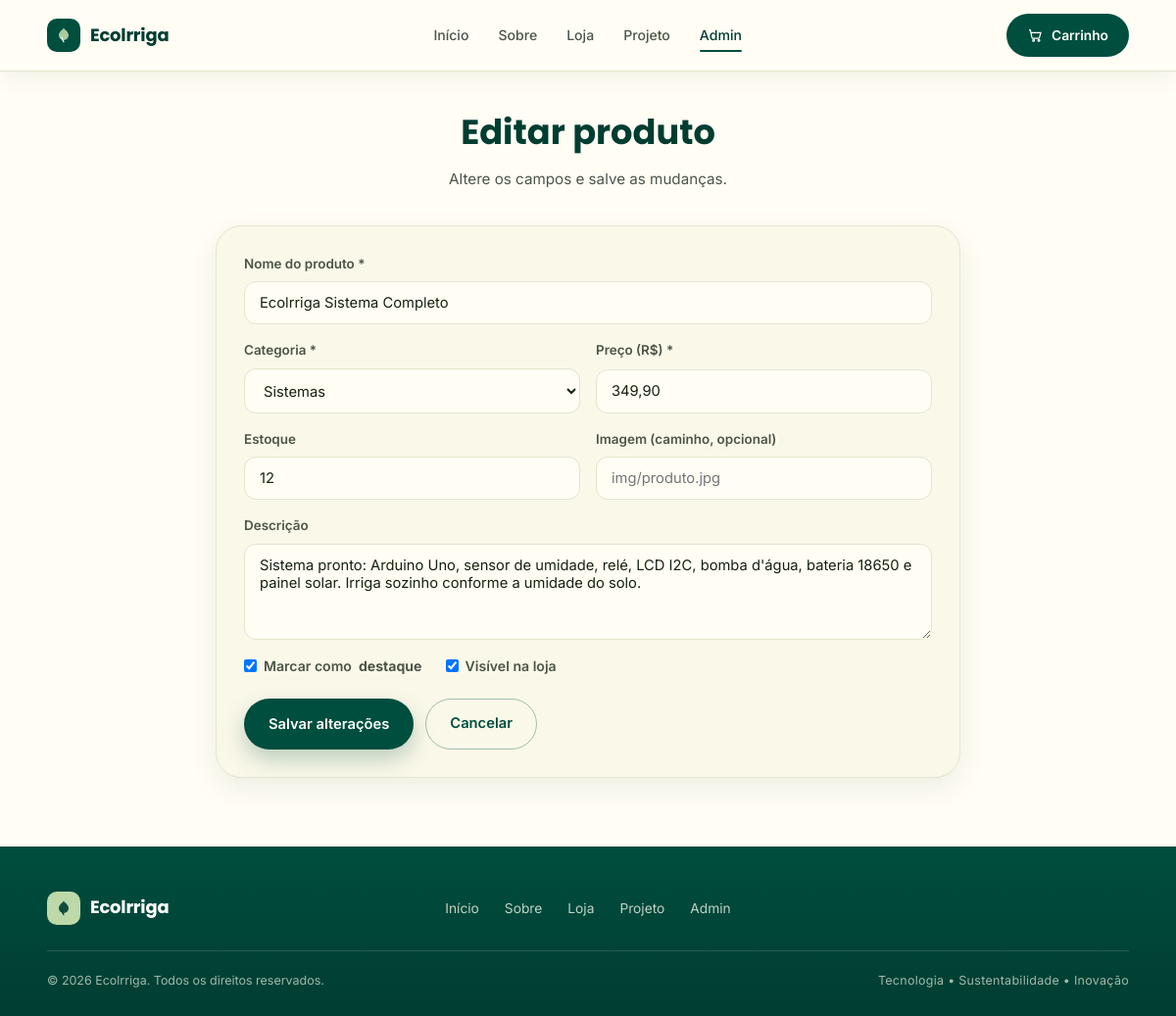
/admin/produto_form.php?id=1, run on the app's committed database.
### tables this page shows
CREATE TABLE produtos (
  id            INT UNSIGNED    NOT NULL AUTO_INCREMENT,
  categoria_id  INT UNSIGNED    NOT NULL,          
  nome          VARCHAR(120)    NOT NULL,          
  descricao     TEXT            NULL,              
  preco         DECIMAL(10,2)   NOT NULL,          
  estoque       INT UNSIGNED    NOT NULL DEFAULT 0,  
  imagem        VARCHAR(255)    NULL,              
  ativo         TINYINT(1)      NOT NULL DEFAULT 1,  
  destaque      TINYINT(1)      NOT NULL DEFAULT 0,  
  criado_em     TIMESTAMP       NOT NULL DEFAULT CURRENT_TIMESTAMP,
  atualizado_em TIMESTAMP       NOT NULL DEFAULT CURRENT_TIMESTAMP
                                  ON UPDATE CURRENT_TIMESTAMP,

  PRIMARY KEY (id),
  KEY idx_produto_categoria (categoria_id),
  CONSTRAINT fk_produto_categoria
    FOREIGN KEY (categoria_id) REFERENCES categorias (id)
    ON UPDATE CASCADE
    ON DELETE RESTRICT                           
                                                
);

CREATE TABLE categorias (
  id          INT UNSIGNED NOT NULL AUTO_INCREMENT,
  nome        VARCHAR(80)  NOT NULL,               
  descricao   VARCHAR(255) NULL,                  

  PRIMARY KEY (id),
  UNIQUE KEY uq_categoria_nome (nome)
);

### includes/funcoes.php (called while the page is built, shortened)
<?php
function esc(?string $valor): string
{
    return htmlspecialchars($valor ?? '', ENT_QUOTES, 'UTF-8');
}

### admin/produto_form.php (the view, shortened to what this page needs)
<?php
require_once __DIR__ . '/../includes/funcoes.php';
$pdo = conexao();
$id     = (int) ($_GET['id'] ?? 0);
$produto = [
    'nome' => '', 'categoria_id' => 0, 'descricao' => '',
    'preco' => '', 'estoque' => 0, 'imagem' => '', 'destaque' => 0, 'ativo' => 1,
];
if ($id > 0) {
    $stmt = $pdo->prepare('SELECT * FROM produtos WHERE id = ?');
    $stmt->execute([$id]);
    $produto = $stmt->fetch();
}
$categorias = $pdo->query('SELECT id, nome FROM categorias ORDER BY nome')->fetchAll();
include __DIR__ . '/../includes/header.php';
?>
<section class="store-body">
  <div class="container narrow">
    <div class="section-head">
      <h1><?= $id > 0 ? 'Editar produto' : 'Cadastrar produto' ?></h1>
      <p><?= $id > 0 ? 'Altere os campos e salve as mudanças.' : 'Preencha os dados para criar um novo item da loja.' ?></p>
    </div>
    <form method="post" action="produto_form.php<?= $id > 0 ? '?id=' . $id : '' ?>" class="card checkout-form">
      <label>
        Nome do produto *
        <input type="text" name="nome" required maxlength="120"
               value="<?= esc($produto['nome']) ?>" placeholder="Ex.: Kit Essencial">
      </label>
      <div class="form-row">
        <label>
          Categoria *
          <select name="categoria_id" required>
            <?php foreach ($categorias as $c): ?>
              <option value="<?= (int) $c['id'] ?>"
                <?= (int) $produto['categoria_id'] === (int) $c['id'] ? 'selected' : '' ?>>
                <?= esc($c['nome']) ?>
              </option>
            <?php endforeach; ?>
          </select>
        </label>
        <label>
          Preço (R$) *
          <input type="text" name="preco" required inputmode="decimal"
                 value="<?= esc((string) ($produto['preco'] !== '' && $produto['preco'] !== null
                            ? number_format((float) $produto['preco'], 2, ',', '.') : '')) ?>"
                 placeholder="349,90">
        </label>
      </div>
      <div class="form-row">
        <label>
          Estoque
          <input type="number" name="estoque" min="0" value="<?= (int) $produto['estoque'] ?>">
        </label>
        <label>
          Imagem (caminho, opcional)
          <input type="text" name="imagem" maxlength="255"
                 value="<?= esc($produto['imagem']) ?>" placeholder="img/produto.jpg">
        </label>
      </div>
      <label>
        Descrição
        <textarea name="descricao" rows="4" maxlength="2000"
                  placeholder="Descreva o que o produto/kit acompanha…"><?= esc($produto['descricao']) ?></textarea>
      </label>
      <div class="check-row">
        <label class="check-inline">
          <input type="checkbox" name="destaque" value="1" <?= !empty($produto['destaque']) ? 'checked' : '' ?>>
          Marcar como <strong>destaque</strong>
        </label>
        <label class="check-inline">
          <input type="checkbox" name="ativo" value="1" <?= !empty($produto['ativo']) ? 'checked' : '' ?>>
          Visível na loja
        </label>
      </div>
      <div class="form-actions">
        <button class="btn btn-primary" type="submit">
          <?= $id > 0 ? 'Salvar alterações' : 'Cadastrar produto' ?>
        </button>
        <a class="btn btn-ghost" href="produtos.php">Cancelar</a>
      </div>
    </form>
  </div>
</section>
<?php include __DIR__ . '/../includes/footer.php'; ?>

### css/styles.css (style rules this page uses)
:root { --green-900: #003D31; --green-800: #004E3E; --green-700: #13240B; --olive: #818C46; --green-300: #BDD9A9; --green-200: #9EB2A4; --sand: #DDDDBF; --cream: #FAF8E9; --cream-50: #FFFDF4; --cream-200: #E8E8CF; --beige: #E0DBA4; --amber: #E9A12E; --orange: #FF8700; --ink: #16210F; --ink-soft: #4B5548; --line: #E3E5D2; --radius-lg: 26px; --radius-md: 18px; --radius-sm: 12px; --shadow-soft: 0 10px 30px rgba(19, 36, 11, 0.07); --shadow-card: 0 18px 44px rgba(19, 36, 11, 0.10); --font-head: "Poppins", system-ui, sans-serif; --font-body: "Inter", system-ui, sans-serif; }
* { margin: 0; padding: 0; box-sizing: border-box; }
html { scroll-behavior: smooth; scroll-padding-top: 90px; }
body { font-family: var(--font-body); color: var(--ink); background: var(--cream-50); line-height: 1.6; -webkit-font-smoothing: antialiased; }
a { text-decoration: none; color: inherit; }
button { font-family: inherit; cursor: pointer; }
.container { width: min(1160px, 92%); margin-inline: auto; }
h1, h2, h3, .brand-name { font-family: var(--font-head); }
.btn { display: inline-flex; align-items: center; gap: 9px; padding: 13px 24px; border-radius: 999px; font-size: 0.92rem; font-weight: 600; border: 1.6px solid transparent; transition: transform .25s ease, box-shadow .25s ease, background .25s ease, color .25s ease; }
.btn-primary { background: var(--green-800); color: #fff; box-shadow: 0 10px 22px rgba(0, 78, 62, 0.25); }
.btn-ghost { background: transparent; color: var(--green-800); border-color: rgba(0, 78, 62, .35); }
.card { background: var(--cream); border: 1px solid var(--line); border-radius: var(--radius-lg); padding: 30px; box-shadow: var(--shadow-soft); }
.section-head { text-align: center; max-width: 620px; margin: 0 auto 34px; }
.section-head p { color: var(--ink-soft); font-size: .95rem; margin-top: 10px; }

### css/loja.css (style rules this page uses)
.container.narrow { width: min(760px, 92%); }
.section-head h1 { font-size: clamp(1.7rem, 3.4vw, 2.2rem); color: var(--green-900); font-weight: 700; }
.section-head p { color: var(--ink-soft); font-size: .95rem; margin-top: 8px; }
.store-body { padding: 34px 0 70px; }
.checkout-form { padding: 28px; display: grid; gap: 16px; }
.checkout-form label { display: grid; gap: 7px; font-size: .84rem; font-weight: 600; color: var(--ink-soft); }
.checkout-form input, .checkout-form select, .checkout-form textarea { padding: 12px 15px; border: 1.5px solid var(--line); border-radius: var(--radius-sm); font-family: var(--font-body); font-size: .92rem; font-weight: 400; color: var(--ink); background: var(--cream-50); width: 100%; }
.checkout-form textarea { resize: vertical; }
.form-row { display: grid; grid-template-columns: 1fr 1fr; gap: 16px; }
.form-actions { display: flex; gap: 12px; flex-wrap: wrap; margin-top: 6px; }
.check-row { display: flex; gap: 24px; flex-wrap: wrap; }
.check-inline { display: inline-flex !important; align-items: center; gap: 8px; font-size: .88rem !important; }
.check-inline input { width: auto; }

### data on the page
produtos: nome "Ecolrriga Sistema Completo", categoria_id "Sistemas", preco "349,90", estoque "12", descricao "Sistema pronto: Arduino Uno, sensor de umidade, relé, LCD I2C, bomba d'água, bateria 18650 e painel solar. Irriga sozinho conforme a umidade do solo.", destaque "☑", ativo "☑"
